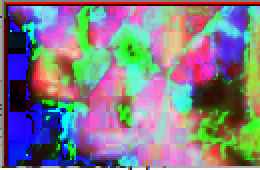
#> input picture 图像处理/tupian/junheng.png, 130 x 85 px, found by its file name (shown 2 times larger)
$ python RGB_extract.py
#> lines starting #> are read from the running program, lines starting #| are printed output that depends on the picture; after the words box and inside, x2 and y2 are one past the last pixel; in counts of white or black regions, pixels touching at a corner belong together
import cv2
import matplotlib.pyplot as plt

imagepath = r'F:\\pythoncode\\lianxi\\tupian\\junheng.png'
image = cv2.imread(imagepath)
#> image is the input picture: shape (85, 130, 3); mean B, G, R 136.5, 123.7, 130.3
height, width, channel = image.shape
#> height = 85; width = 130; channel = 3
for i in range(height):
    for j in range(width):
        b, g, r = image[i, j]
        if ((b - g) > 30 and (b - r) > 30):  # 对蓝色进行判断，30不错
            b = 0
            g = 0
            r = 0
        else:
            b = 255
            g = 255
            r = 255

        image[i, j] = [r, g, b]
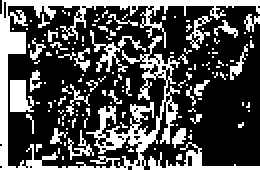
#> image: shape (85, 130, 3) (shown 2 times larger); 31.4% white; 141 white regions (124 under 20 px), largest, box (x1, y1, x2, y2) and area: (0, 0, 130, 85) 2012, (74, 71, 130, 85) 202, (5, 40, 17, 56) 147
plt.figure(figsize=(20, 10))
plt.imshow(image)
plt.show()

$ run again, with 图像处理/tupian/clean.png copied over 图像处理/tupian/junheng.png
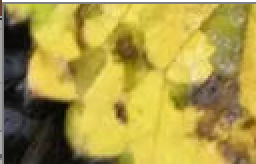
#> input picture 图像处理/tupian/clean.png, 128 x 82 px, found by its file name (shown 2 times larger)
#> image is the input picture: shape (82, 128, 3); mean B, G, R 70.6, 153.7, 171.2
#> after the loop `for i in range(height):`:
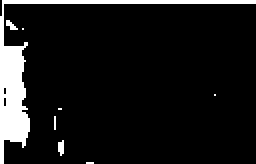
#> image: shape (82, 128, 3) (shown 2 times larger); 9.2% white; 8 white regions (7 under 20 px), largest, box (x1, y1, x2, y2) and area: (0, 0, 128, 82) 919

$ run again, with 图像处理/tupian/1.jpg saved as 图像处理/tupian/junheng.png
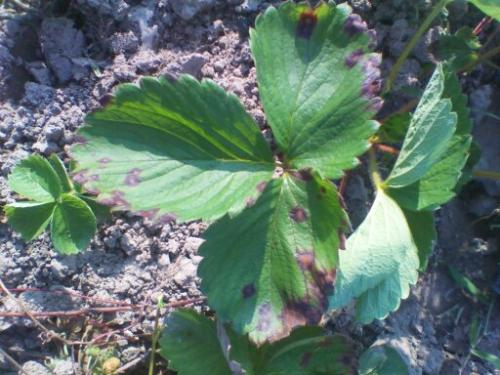
#> input picture 图像处理/tupian/1.jpg, 500 x 375 px, found by its file name
#> image is the input picture: shape (375, 500, 3); mean B, G, R 107.6, 117.9, 95.9
#> after the loop `for i in range(height):`:
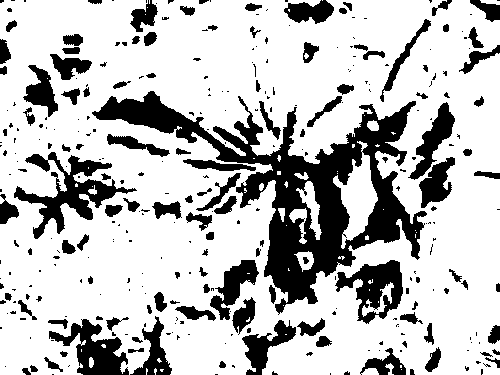
#> image: shape (375, 500, 3); 74.8% white; 331 black regions (213 under 20 px), largest, box (x1, y1, x2, y2) and area: (92, 91, 427, 315) 18744, (14, 152, 137, 239) 3177, (335, 260, 403, 324) 2107
